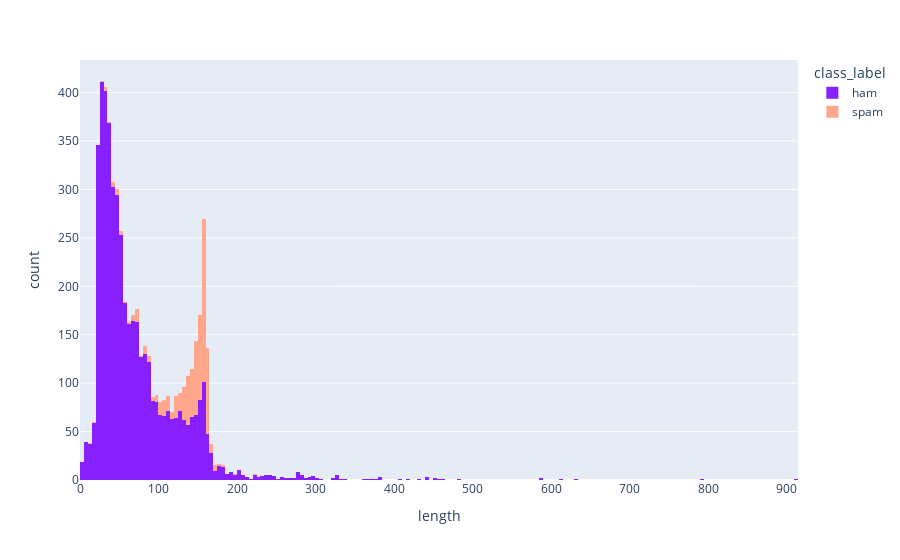

Write notebook code for a chart like this one.
### Code cell
fig = px.histogram(df, x="length", color="class_label", color_discrete_sequence=["#871fff","#ffa78c"] )
fig.show()

### Figure 1 — Plotly figure (JSON) as saved in the notebook; plotly's stock layout.template omitted (floating-point values rounded to 4 significant figures; data arrays with more than 128 entries replaced by an {"elided": "..."} marker saying what was removed)
{"data": [{"alignmentgroup": "True", "bingroup": "x", "hovertemplate": "class_label=ham<br>length=%{x}<br>count=%{y}<extra></extra>", "legendgroup": "ham", "marker": {"color": "#871fff", "pattern": {"shape": ""}}, "name": "ham", "offsetgroup": "ham", "orientation": "v", "showlegend": true, "type": "histogram", "x": {"elided": "4825 int values"}, "xaxis": "x", "yaxis": "y"}, {"alignmentgroup": "True", "bingroup": "x", "hovertemplate": "class_label=spam<br>length=%{x}<br>count=%{y}<extra></extra>", "legendgroup": "spam", "marker": {"color": "#ffa78c", "pattern": {"shape": ""}}, "name": "spam", "offsetgroup": "spam", "orientation": "v", "showlegend": true, "type": "histogram", "x": {"elided": "747 int values"}, "xaxis": "x", "yaxis": "y"}], "layout": {"barmode": "relative", "legend": {"title": {"text": "class_label"}, "tracegroupgap": 0}, "margin": {"t": 60}, "xaxis": {"anchor": "y", "domain": [0, 1], "title": {"text": "length"}}, "yaxis": {"anchor": "x", "domain": [0, 1], "title": {"text": "count"}}}}
